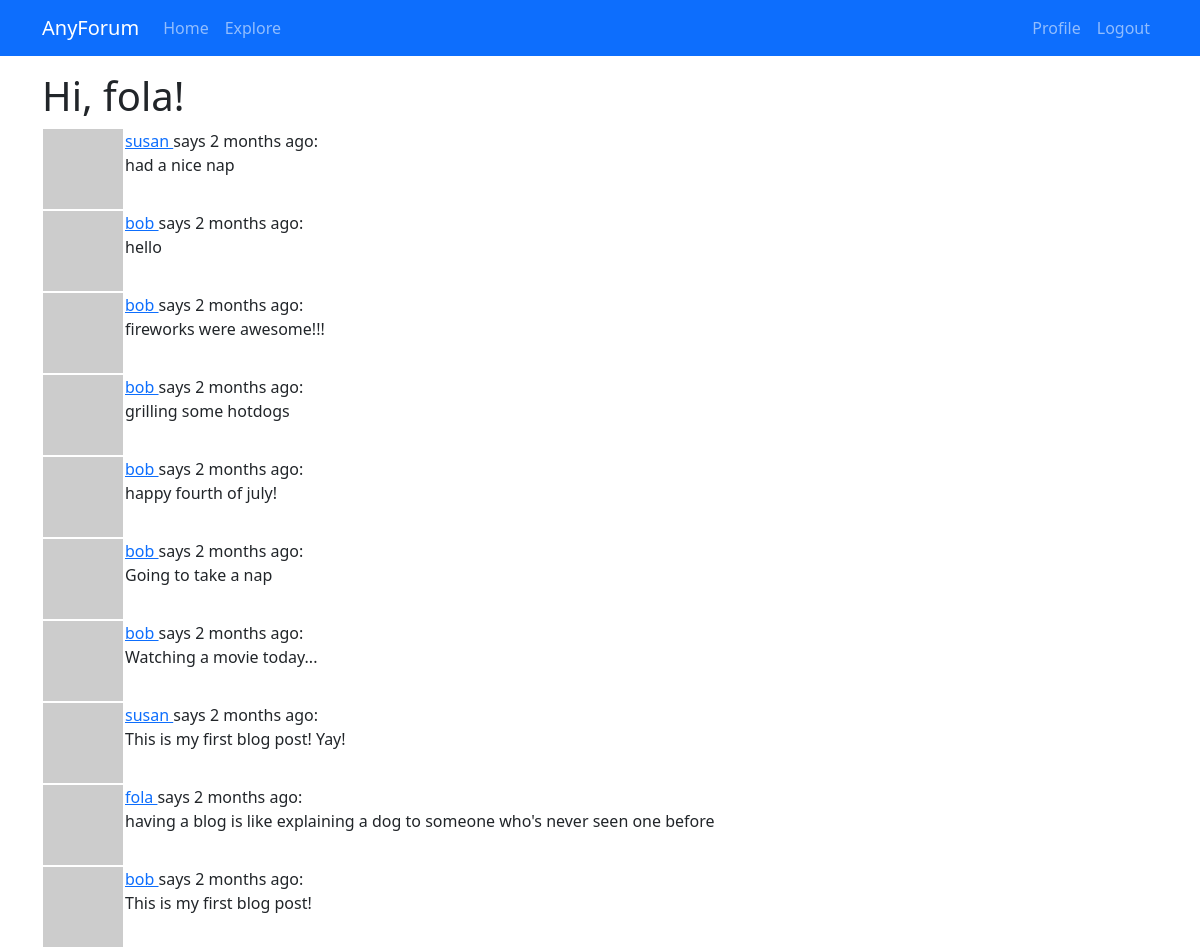
The page /explore (signed in) on the database its author committed.
### app/models.py (models this page shows, shortened)
class User(UserMixin, db.Model):
    id: so.Mapped[int] = so.mapped_column(primary_key=True)
    username: so.Mapped[str] = so.mapped_column(sa.String(64), index=True, unique=True)
    email: so.Mapped[str] = so.mapped_column(sa.String(120), index=True, unique=True)
    password_hash: so.Mapped[Optional[str]] = so.mapped_column(sa.String(256))
    posts: so.WriteOnlyMapped['Post'] = so.relationship(back_populates='author')
    about_me: so.Mapped[Optional[str]] = so.mapped_column(sa.String(140))
    last_seen: so.Mapped[Optional[datetime]] = so.mapped_column(default=lambda: datetime.now(timezone.utc))
    def avatar(self, size):
        digest = md5(self.email.lower().encode('utf-8')).hexdigest()
        return f'https://www.gravatar.com/avatar/{digest}?d=identicon&s={size}'
    following: so.WriteOnlyMapped['User'] = so.relationship(secondary=followers,
                                                            primaryjoin=(followers.c.follower_id == id),
                                                            secondaryjoin=(followers.c.followed_id == id),
                                                            back_populates='followers')
    followers: so.WriteOnlyMapped['User'] = so.relationship(secondary=followers,
                                                            primaryjoin=(followers.c.followed_id == id),
                                                            secondaryjoin=(followers.c.follower_id == id),
                                                            back_populates='following')

class Post(db.Model):
    id: so.Mapped[int] = so.mapped_column(primary_key=True)
    body: so.Mapped[str] = so.mapped_column(sa.String(140))
    timestamp: so.Mapped[datetime] = so.mapped_column(index=True, default=lambda: datetime.now(timezone.utc))
    user_id: so.Mapped[int] = so.mapped_column(sa.ForeignKey(User.id), index=True)
    author: so.Mapped[User] = so.relationship(back_populates='posts')

### app/routes.py (the view)
@app.route('/explore')
@login_required
def explore():
    page = request.args.get('page', 1, type=int)
    query = sa.select(Post).order_by(Post.timestamp.desc())
    posts = db.paginate(query, page=page, per_page=app.config['POSTS_PER_PAGE'], error_out=False)
    next_url = url_for('explore', page=posts.next_num) \
        if posts.has_next else None
    prev_url = url_for('explore', page=posts.prev_num) \
        if posts.has_prev else None
    return render_template('index.html', title='Explore', posts=posts.items, next_url=next_url, prev_url=prev_url)

### app/models.py (called while the page is built)
@login.user_loader
def load_user(id):
    return db.session.get(User, int(id))

### app/routes.py (called while the page is built)
@app.before_request
def before_request():
    if current_user.is_authenticated:
        current_user.last_seen = datetime.now(timezone.utc)
        db.session.commit()

### app/templates/index.html (shortened to what this page needs)
{% extends "base.html" %}
{% block content %}
    <h1>Hi, {{current_user.username}}!</h1>
    {% for post in posts %}
        {% include '_post.html' %}
    {% endfor %}
{% endblock %}

### app/templates/_post.html
<table>
    <tr valign="top">
        <td><img src="{{ post.author.avatar(36) }}"></td>
        <td>
            <a href="{{ url_for('user', username=post.author.username) }}">
                {{ post.author.username}}
            </a> says {{moment(post.timestamp).fromNow()}}:
            <br>{{ post.body }}</td>
    </tr>
</table>

### rows shown on the page
User: username "fola"
Post: author.username "susan", timestamp "2 months ago", body "had a nice nap"
Post: author.username "bob", timestamp "2 months ago", body "hello"
Post: author.username "bob", timestamp "2 months ago", body "fireworks were awesome!!!"
Post: author.username "bob", timestamp "2 months ago", body "grilling some hotdogs"
Post: author.username "bob", timestamp "2 months ago", body "happy fourth of july!"
Post: author.username "bob", timestamp "2 months ago", body "Going to take a nap"
Post: author.username "bob", timestamp "2 months ago", body "Watching a movie today..."
Post: author.username "susan", timestamp "2 months ago", body "This is my first blog post! Yay!"
Post: author.username "fola", timestamp "2 months ago", body "having a blog is like explaining a dog to someone who's never seen one before"
Post: author.username "bob", timestamp "2 months ago", body "This is my first blog post!"
